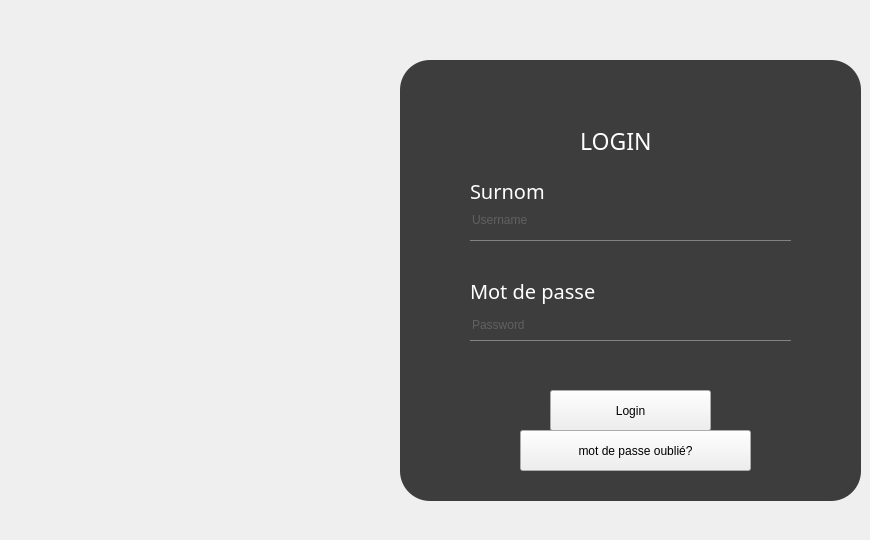
    <widget class="QWidget" name="page_3">
     <widget class="QFrame" name="frame">
      <property name="geometry">
       <rect>
        <x>400</x>
        <y>60</y>
        <width>461</width>
        <height>441</height>
       </rect>
      </property>
      <property name="styleSheet">
       <string notr="true">QFrame{
background:rgb(0,0,0,190);
border-radius:30px;
}</string>
      </property>
      <property name="frameShape">
       <enum>QFrame::StyledPanel</enum>
      </property>
      <property name="frameShadow">
       <enum>QFrame::Raised</enum>
      </property>
      <widget class="QLabel" name="label_19">
       <property name="geometry">
        <rect>
         <x>180</x>
         <y>60</y>
         <width>91</width>
         <height>41</height>
        </rect>
       </property>
       <property name="styleSheet">
        <string notr="true">*{
color:rgb(255, 255, 255);
font-family:century gothic;
font-size:23px;
background:transparent;

}</string>
       </property>
       <property name="text">
        <string>LOGIN </string>
       </property>
      </widget>
      <widget class="QPushButton" name="login">
       <property name="geometry">
        <rect>
         <x>150</x>
         <y>330</y>
         <width>161</width>
         <height>41</height>
        </rect>
       </property>
       <property name="text">
        <string>Login</string>
       </property>
      </widget>
      <widget class="QLineEdit" name="lineEdit_surnom">
       <property name="geometry">
        <rect>
         <x>70</x>
         <y>140</y>
         <width>321</width>
         <height>41</height>
        </rect>
       </property>
       <property name="styleSheet">
        <string notr="true">QLineEdit
{background:transparent;
border:none;
border-radius:0px;
color:rgb(131, 131, 131);
border-bottom:1px solid rgb(131, 131, 131);
}</string>
       </property>
       <property name="text">
        <string/>
       </property>
       <property name="placeholderText">
        <string>Username</string>
       </property>
      </widget>
      <widget class="QLineEdit" name="lineEdit_mdp">
       <property name="geometry">
        <rect>
         <x>70</x>
         <y>250</y>
         <width>321</width>
         <height>31</height>
        </rect>
       </property>
       <property name="styleSheet">
        <string notr="true">QLineEdit
{background:transparent;
border:none;
border-radius:0px;
color:rgb(131, 131, 131);
border-bottom:1px solid rgb(131, 131, 131);
}</string>
       </property>
       <property name="text">
        <string/>
       </property>
       <property name="echoMode">
        <enum>QLineEdit::Password</enum>
       </property>
       <property name="placeholderText">
        <string>Password</string>
       </property>
      </widget>
      <widget class="QLabel" name="label_20">
       <property name="geometry">
        <rect>
         <x>70</x>
         <y>110</y>
         <width>111</width>
         <height>41</height>
        </rect>
       </property>
       <property name="styleSheet">
        <string notr="true">*{
color:rgb(255, 255, 255);

font-family:century gothic;
font-size:20px;
background:transparent;

}</string>
       </property>
       <property name="text">
        <string>Surnom</string>
       </property>
      </widget>
      <widget class="QLabel" name="label_21">
       <property name="geometry">
        <rect>
         <x>70</x>
         <y>210</y>
         <width>141</width>
         <height>41</height>
        </rect>
       </property>
       <property name="styleSheet">
        <string notr="true">*{
color:rgb(255, 255, 255);

font-family:century gothic;
font-size:20px;
background:transparent;

}</string>
       </property>
       <property name="text">
        <string>Mot de passe</string>
       </property>
      </widget>
      <widget class="QPushButton" name="mdp_oublier">
       <property name="enabled">
        <bool>true</bool>
       </property>
       <property name="geometry">
        <rect>
         <x>120</x>
         <y>370</y>
         <width>231</width>
         <height>41</height>
        </rect>
       </property>
       <property name="styleSheet">
        <string notr="true">QpushButton_3{
background:transparent;
border:none;
color:rgb(132, 132, 132);}</string>
       </property>
       <property name="text">
        <string>mot de passe oublié?</string>
       </property>
      </widget>
      <zorder>label_19</zorder>
      <zorder>login</zorder>
      <zorder>lineEdit_surnom</zorder>
      <zorder>lineEdit_mdp</zorder>
      <zorder>mdp_oublier</zorder>
      <zorder>label_21</zorder>
      <zorder>label_20</zorder>
     </widget>
     <widget class="QToolButton" name="toolButton">
      <property name="geometry">
       <rect>
        <x>580</x>
        <y>20</y>
        <width>91</width>
        <height>91</height>
       </rect>
      </property>
      <property name="styleSheet">
       <string notr="true">QToolButton
{
border-radius:45px;
}</string>
      </property>
      <property name="text">
       <string/>
      </property>
      <property name="icon">
       <iconset>
        <normaloff>../../16-169348_user-icon-user-white-icon-transparent-clipart-removebg-preview.png</normaloff>../../16-169348_user-icon-user-white-icon-transparent-clipart-removebg-preview.png</iconset>
      </property>
      <property name="iconSize">
       <size>
        <width>100</width>
        <height>100</height>
       </size>
      </property>
     </widget>
     <widget class="QLabel" name="label_22">
      <property name="geometry">
       <rect>
        <x>30</x>
        <y>-5</y>
        <width>821</width>
        <height>531</height>
       </rect>
      </property>
      <property name="text">
       <string/>
      </property>
      <property name="pixmap">
       <pixmap>../../Animations-en-maison-de-retraite.jpg</pixmap>
      </property>
      <property name="scaledContents">
       <bool>true</bool>
      </property>
     </widget>
     <zorder>label_22</zorder>
     <zorder>frame</zorder>
     <zorder>toolButton</zorder>
    </widget>
